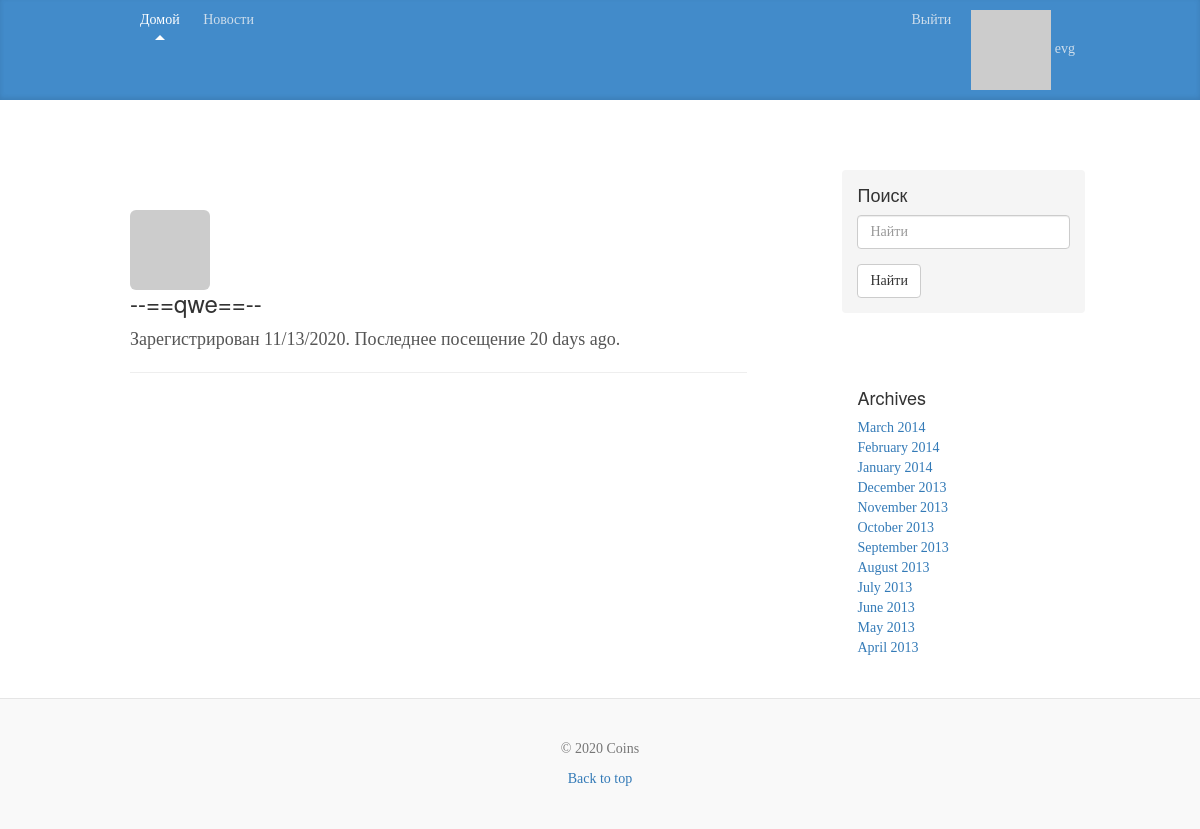
Page /user/qwe (signed in) on the earlier database version.
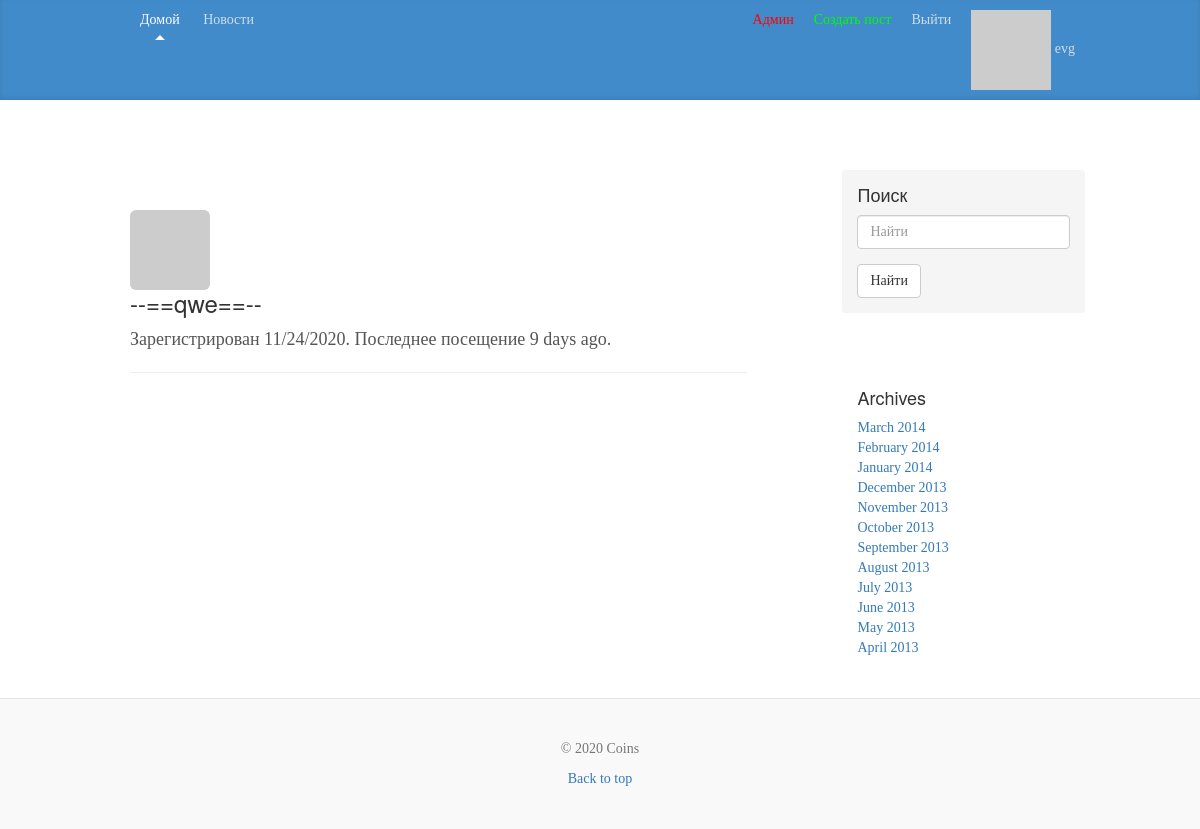
Same page on the later database version.
### app/models.py (models this page shows, shortened)
class User(db.Model, UserMixin):
    __tablename__ = 'user'
    id = db.Column(db.Integer, primary_key=True)
    email = db.Column(db.String(255), unique=True)
    username = db.Column(db.String(255), unique=True, index=True)
    password_hash = db.Column(db.String(255))
    active = db.Column(db.Boolean())
    confirmed_at = db.Column(db.DateTime())
    name = db.Column(db.String(64))
    location = db.Column(db.String(64))
    member_since = db.Column(db.DateTime(), default=datetime.utcnow)
    about_me = db.Column(db.String(140))
    last_seen = db.Column(db.DateTime, default=datetime.utcnow)
    avatar_hash = db.Column(db.String(32))
    roles = db.relationship('Role', secondary='roles_users', backref=db.backref('users', lazy='dynamic'))
    posts = db.relationship('Post', backref='author', lazy='dynamic')
    img = db.relationship('StorageImg', backref='author', lazy='dynamic')
    @property
    def password(self):
        raise AttributeError('password is not a readable attribute')
    def gravatar(self, size=100, default='identicon', rating='g'):
        url = 'https://secure.gravatar.com/avatar'
        hash = self.avatar_hash or self.gravatar_hash()
        return '{url}/{hash}?s={size}&d={default}&r={rating}'.\
                        format(url=url, hash=hash, size=size, default=default, rating=rating)
    def is_administrator(self):
        for r in self.roles:
            if str(r) == 'admin':
                return True
        return False
    def is_writer(sefl):
        for r in sefl.roles:
            if str(r) == 'post':
                return True
        return False

### app/users/controllers.py (the view)
@module.route('/user/<username>')
@login_required
def user(username):
    user = User.query.filter_by(username=username).first_or_404()
    if current_user.confirmed_at is None:
        return redirect(url_for('users.unconfirmed'))
    return render_template('users/user.html', user=user)

### app/models.py (called while the page is built)
@login_manager.user_loader
def load_user(user_id):
    return User.query.get(int(user_id))

    def __repr__(self):
        return self.name

### app/users/controllers.py (called while the page is built)
@module.before_request
def before_request():
    if current_user.is_authenticated:
        current_user.last_seen = datetime.utcnow()
        db.session.commit()

### app/templates/users/user.html (shortened to what this page needs)
{% extends "layout.html" %}
{% block content %}
<div class="page-header">
<img class="img-rounded profile-thumbnail" src="{{ user.gravatar(size=128) }}">
<div class="profile-header">
<h3 class="mt-5">--=={{ user.username }}==--</h3>
    <p>Зарегистрирован {{ moment(user.member_since).format('L') }}. Последнее посещение {{ moment(user.last_seen).fromNow() }}.</p>
 </div>
</div>
{% endblock %}

### app/templates/layout.html (shortened to what this page needs)
{% extends "bootstrap/base.html" %}
{% import "bootstrap/fixes.html" as fixes %}
{% block head %}
  {{super()}}
{% endblock %}
{% block styles %}
  {{super()}}
  <link href="/static/css/blog.css" rel="stylesheet">
{% endblock %}
{% block body %}
  {% block navbar %}
  <div class="blog-masthead">
    <div class="container">
    <nav class="blog-nav">
            <a class="blog-nav-item active" href="{{ url_for('users.index') }}">Домой</a>
            <a class="blog-nav-item" href="{{ url_for('posts.news') }}">Новости</a>
            {% if current_user.is_authenticated %}
            <a class="blog-nav-item navbar-right" href="{{ url_for('users.user', username=current_user.username) }}">
                  <img src="{{ current_user.gravatar(size=18) }}">
                  {{ current_user.username }}
                </a>
            <a class="blog-nav-item navbar-right" href="{{ url_for('users.logout') }}">Выйти</a>
            {% else %}
            <a class="blog-nav-item navbar-right" href="{{ url_for('users.reg') }}">Регистрация</a>
            <a class="blog-nav-item navbar-right" href="{{ url_for('users.log') }}"><span class="glyphicon glyphicon-log-in"></span>  Войти</a>
            {% endif %}
          {% if current_user.is_authenticated %}
            {% if current_user.is_administrator() or current_user.is_writer() %}
              <a class="blog-nav-item navbar-right" style="color: rgb(0, 255, 0)" href="{{ url_for('posts.create_post') }}">Создать пост</a>
            {% endif %}
          {% endif %}
          {% if current_user.is_authenticated %}
                {% if current_user.is_administrator() %}
              <a class="blog-nav-item navbar-right" style="color: rgb(255, 0, 0)" href="{{ url_for('admin.index') }}">Админ</a>
                {% endif %}
          {% endif %}
    </nav>
  </div>
  </div>
  {% endblock %}
  <div class="container">
    {% import "bootstrap/utils.html" as utils %} {{ utils.flashed_messages(dismissible=True, container=False) }}
    <div class="blog-header">
    </div>
    <div class="row">
      <div class="col-sm-8 blog-main">
      {% block content %}{% endblock %}
      </div>
      <div class="col-sm-3 col-sm-offset-1 blog-sidebar">
        <div class="sidebar-module sidebar-module-inset">
          <h4>Поиск</h4>
          <form method='GET' action="{{ url_for('posts.news') }}">
            <div class="form-group">
              <input type="text" class="form-control" placeholder="Найти" name="q" value="{{ request.args.get('q', '') }}">
            </div>
            <button type="submit" class="btn btn-default">Найти</button>
          </form>
        </div>
        <div class="sidebar-module" id="tags">
        </div>
        <div class="sidebar-module">
          <h4>Archives</h4>
          <ol class="list-unstyled">
            <li><a href="#">March 2014</a></li>
            <li><a href="#">February 2014</a></li>
            <li><a href="#">January 2014</a></li>
            <li><a href="#">December 2013</a></li>
            <li><a href="#">November 2013</a></li>
            <li><a href="#">October 2013</a></li>
            <li><a href="#">September 2013</a></li>
            <li><a href="#">August 2013</a></li>
            <li><a href="#">July 2013</a></li>
            <li><a href="#">June 2013</a></li>
            <li><a href="#">May 2013</a></li>
            <li><a href="#">April 2013</a></li>
          </ol>
        </div>
      </div>
    </div>
  </div>
  <footer class="blog-footer">
      <p class="text-muted">&copy; <script type="text/javascript">var mdate = new Date(); document.write(mdate.getFullYear());</script> {{ config.get('APP_NAME')  }} </p>
      <p>
        <a href="#">Back to top</a>
      </p>
  </footer>
{% endblock %}

Differences in the rows shown:
changed User "qwe": member_since "11/13/2020" → "11/24/2020"; last_seen "20 days ago" → "9 days ago"
Other differences:
text now shown: "Создать пост Админ"
